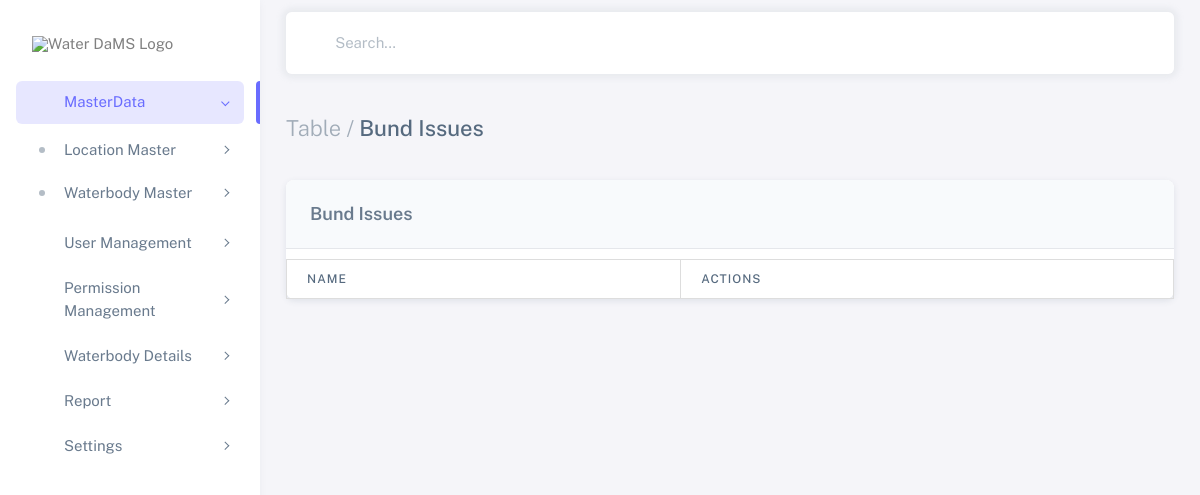
Before: /bund-issues/ with the older database file.
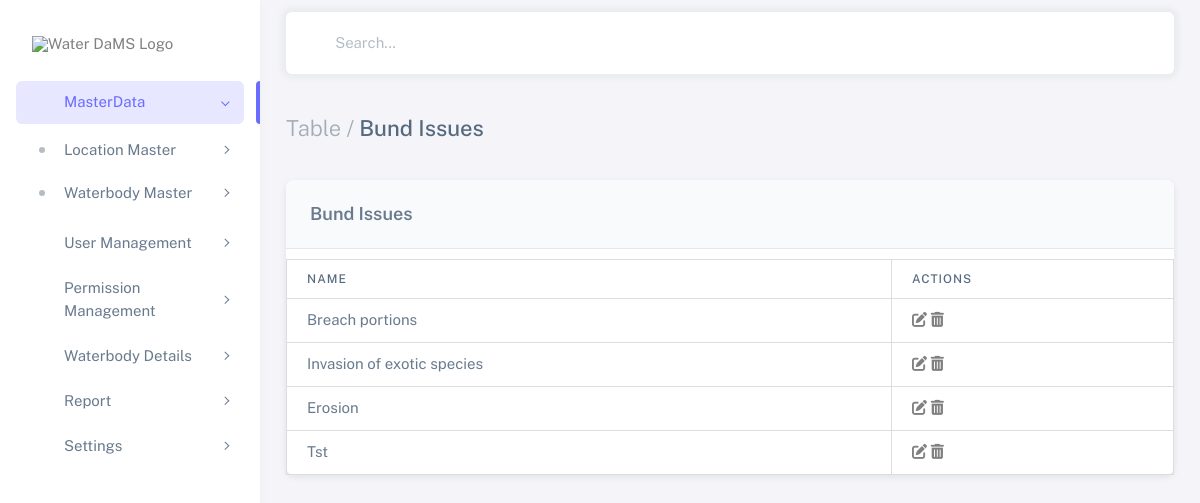
After: the same page with the newer database file.
### waterbodies_app/models.py (models this page shows, shortened)
class BundIssues(models.Model):
    name = models.CharField(max_length=255)

### waterbodies_app/views.py (the view)
# urls.py: path('bund-issues/', views.bund_issues_list, name='bund_issues_list'),
def bund_issues_list(request):
    bund_issues = BundIssues.objects.all()
    return render(request, 'bund_issues_list.html', {'bund_issues': bund_issues})

### templates/bund_issues_list.html (shortened to what the changed rows need)
<!DOCTYPE html>
{%load static%}
<html
class="light-style layout-menu-fixed layout-compact"
dir="ltr"
data-theme="theme-default"
data-assets-path="{% static 'assets/' %}"
data-template="vertical-menu-template-free">
<!DOCTYPE html>
<html lang="en" class="light-style layout-wide customizer-hide" dir="ltr" data-theme="theme-default">
<head>
    {% load static %}
    <link rel="stylesheet" href="{% static 'assets/vendor/fonts/boxicons.css' %}"/>
    <link rel="stylesheet" href="https://cdnjs.cloudflare.com/ajax/libs/font-awesome/6.5.2/css/all.min.css">
    <link rel="stylesheet" href="{% static 'assets/vendor/css/core.css' %}" class="template-customizer-core-css"/>
    <link rel="stylesheet" href="{% static 'assets/vendor/css/theme-default.css' %}" class="template-customizer-theme-css"/>
    <link rel="stylesheet" href="{% static 'assets/css/demo.css' %}"/>
    <link rel="stylesheet" href="{% static 'assets/vendor/libs/perfect-scrollbar/perfect-scrollbar.css' %}"/>
    <link rel="stylesheet" href="{% static 'assets/vendor/css/pages/page-auth.css' %}"/>
</head>
  <body>
    <div class="layout-wrapper layout-content-navbar">
      <div class="layout-container">
        <div class="layout-page">
          <div class="content-wrapper">
            <div class="container-xxl flex-grow-1 container-p-y">
              <div class="card">
                <div class="table-responsive text-nowrap">
                    <table class="table">
                        <thead>
                            <tr class="text-nowrap">
                                <th>Name</th>
                                <th>Actions</th>
                            </tr>
                        </thead>
                        <tbody>
                            {% for bund_issue in bund_issues %}
                            <tr>
                                <td>{{ bund_issue.name }}</td>
                                <td>
                                    <a href="javascript:void(0)" class="edit-bund-issue" data-id="{{ bund_issue.id }}"
                                    data-name="{{ bund_issue.name }}">
                                    <i class="fas fa-edit"></i></a>
                                    <a href="javascript:void(0)" class="delete-bund-issue" data-id="{{ bund_issue.id }}"
                                    data-name="{{ bund_issue.name }}">
                                    <i class="fas fa-trash-alt"></i></a>
                                </td>
                            </tr>
                            {% endfor %}
                        </tbody>
                    </table>
                </div>
            </div>
          </div>
        </div>
      </div>
    </div>
  </body>
</html>

Changed rows visible on the page:
added BundIssues: name "Breach portions"
added BundIssues: name "Invasion of exotic species"
added BundIssues: name "Erosion"
added BundIssues: name "Tst"
